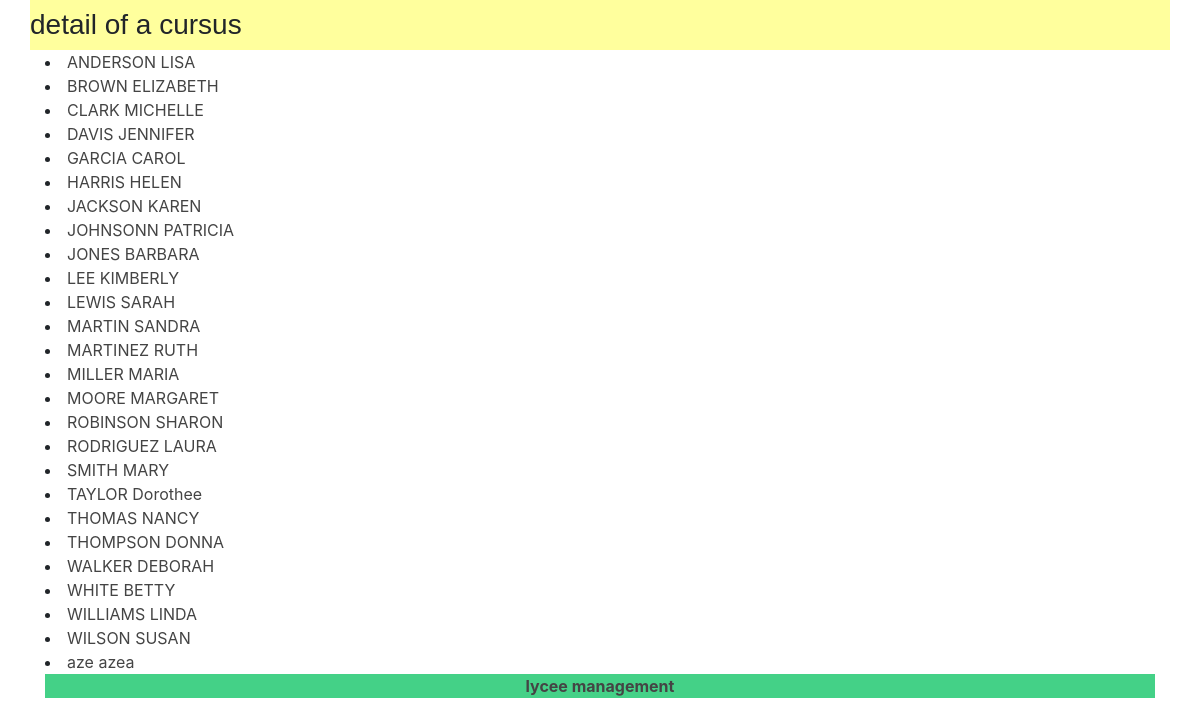
Page /lycee/8 on the earlier database version.
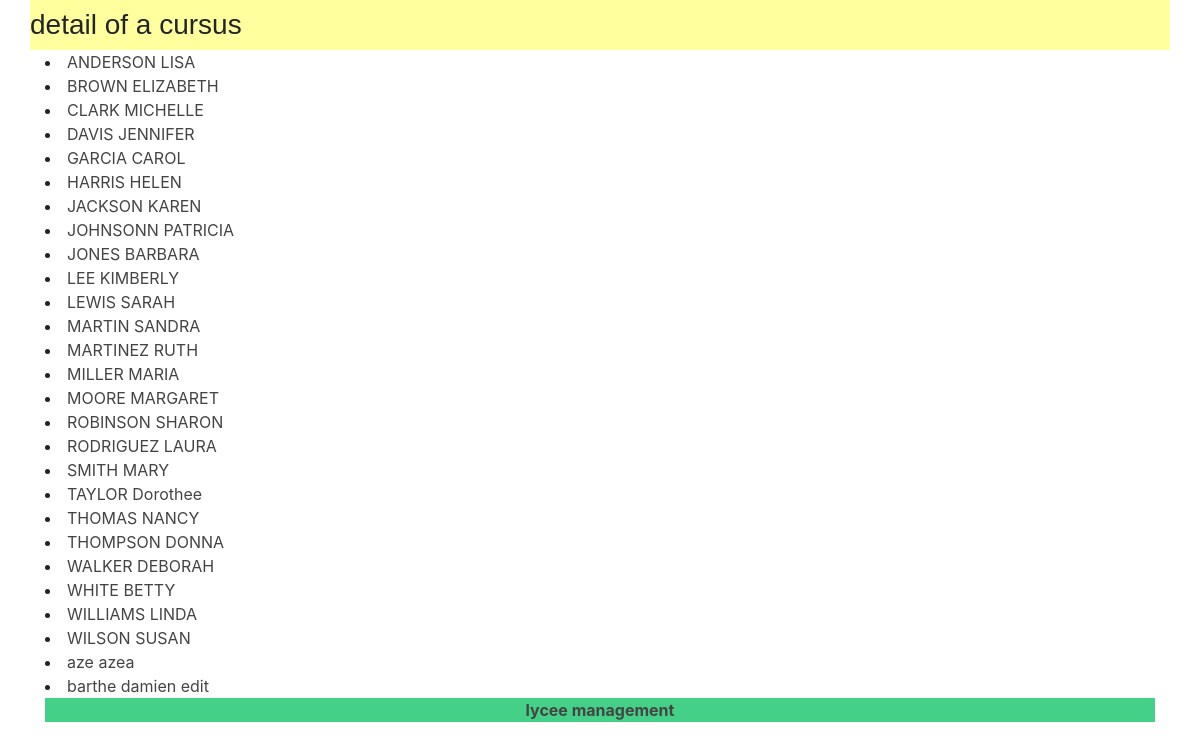
Same page on the later database version.
### lycee/models.py (models this page shows, shortened)
class Student(models.Model):
  first_name = models.CharField(
    max_length = 50,
    blank = False,
    null = False
  )
  birth_date = models.DateField(
    verbose_name= 'date of birth',
    blank = False,
    null = False
  )
  last_name = models.CharField(
    max_length = 255,
    blank = False,
    null = False,
    help_text = "last name",
    default= '???'
  )
  phone = models.CharField(
    max_length = 10,
    verbose_name = "phone number of student",
    blank = False,
    null = False,
    help_text = "phone number of student",
    default= '0123456789'
  )
  email = models.CharField(
    max_length = 255,
    verbose_name = "email of student",
    blank = False,
    null = False,
    help_text = "email of student",
    default = 'a@a.fr'
  )
  comments = models.CharField(
    max_length = 255,
    verbose_name = "comments of student",
    blank = True,
    null = False,
    help_text = "comments of student",
    default = '...'
  )
  cursus = models.ForeignKey(
    Cursus,
    on_delete = models.CASCADE,
    null = True
  )

### lycee/views.py (the view)
# urls.py: path('lycee/<int:cursus_id>', views.detail,name="detail"),
def detail(request, cursus_id):
  result_list = Student.objects.all().filter(cursus=cursus_id).order_by('last_name')
  context = {
    'liste' : result_list,
  }
  return render(request,'lycee/detail_cursus.html',context)

### lycee/templates/lycee/detail_cursus.html (shortened to what this page needs)
{% extends "master.html" %}
{% load static %}
{% if liste %}
  {% block title %}
    <h3>detail of a cursus</h3>
  {% endblock %}
  {% block content %}
    <div class="container">
      {% for student in liste %}
        <div class="row">
          <div class = "col">
            <li> <a href="student/{{student.id }}">{{student.last_name}} {{student.first_name}}</li>
          </div>
        </div>
      {% endfor %}
    </div>
  {% endblock %}
{% else %}
  <p> No cursus to show .</p>
{% endif %}

Differences in the rows shown:
added Student: last_name "barthe", first_name "damien edit"
